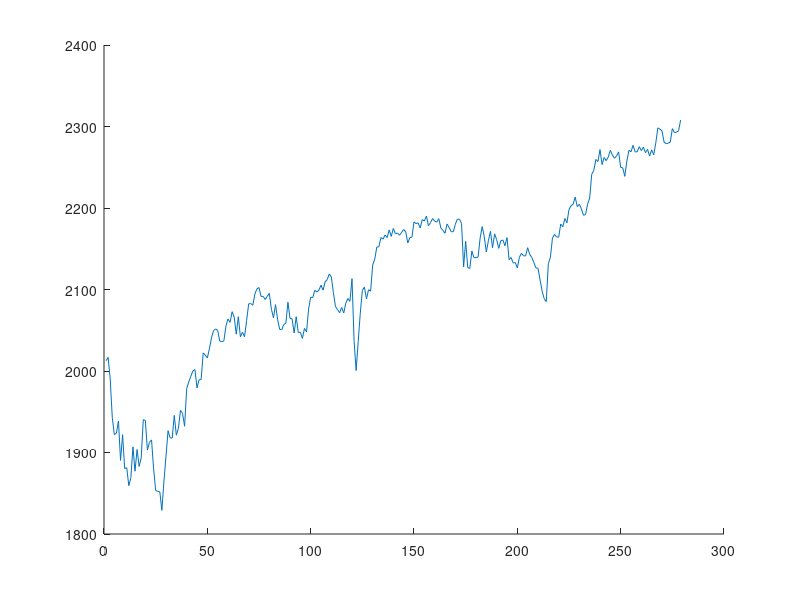

Here is the MATLAB script that generated this plot:
figure(1);
hold on
%t=fetch(yahoo,'^GSPC','Close','1/1/2016','12/31/2016','d');
%t2017=fetch(yahoo,'^GSPC','Close','1/1/2017','2/9/2017','d');
load SP
testPoint=length(t2017);
point=length(t);
allpoint=point+testPoint;
x=linspace(1,allpoint,allpoint);
y=[flipud(t(:,2));flipud(t2017(:,2))];
yMean=mean(y);
yStd=std(y);
plot(x,y);